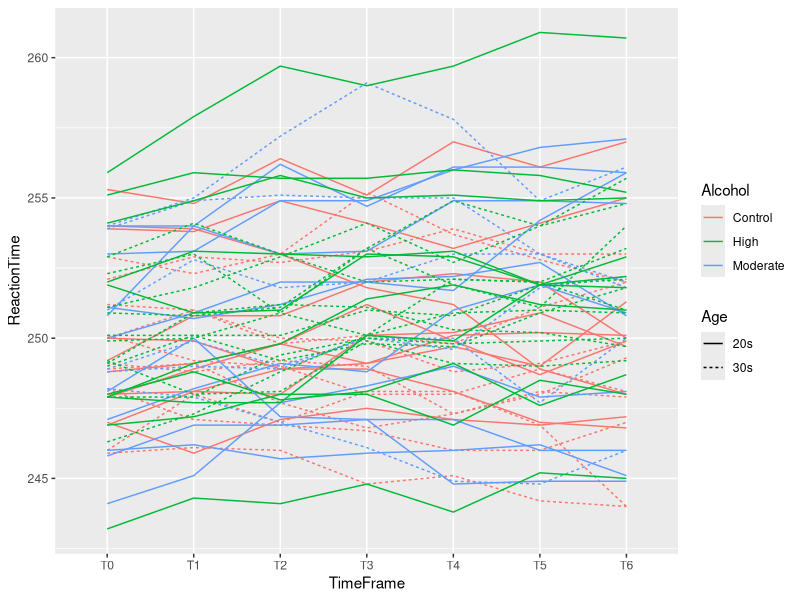
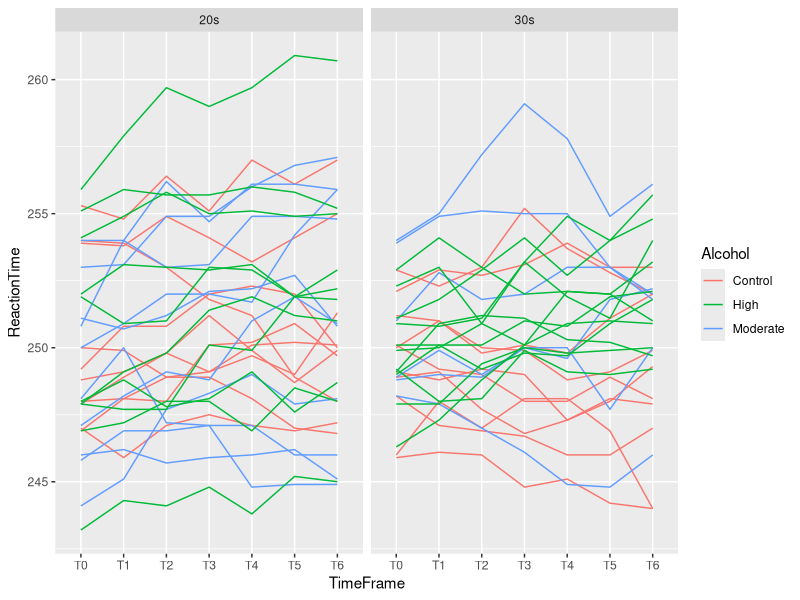
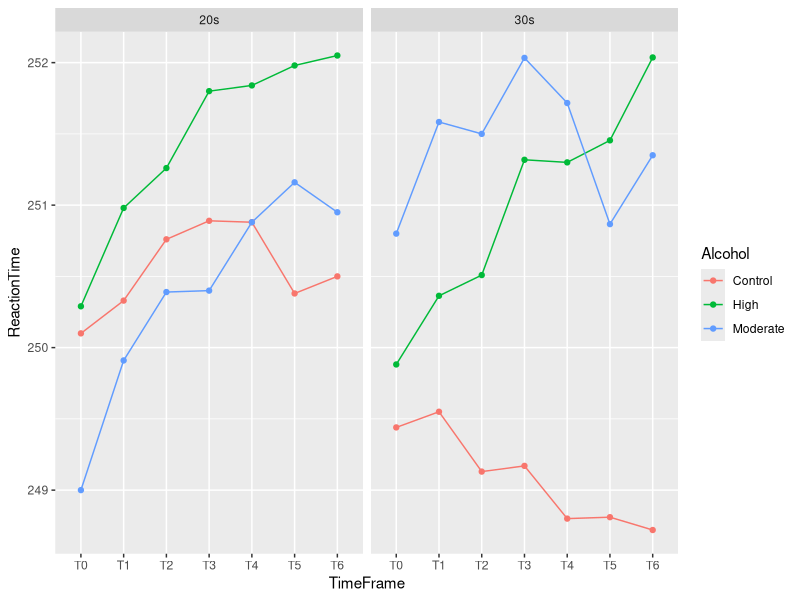
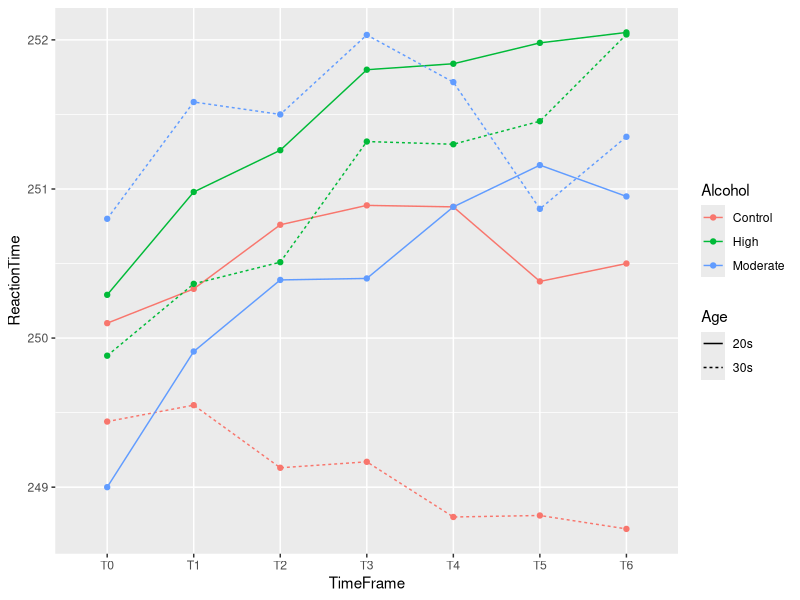

Source code (R) for these figures, in order: (Note: this script raises an error after producing the figures.)
## ---- chunk 1
knitr::opts_chunk$set(echo = TRUE)
library(tidyverse)
library(knitr)
library(emmeans)
options(dplyr.summarise.inform=FALSE)
## ---- chunk 2
alcohol <- read.csv("alcoholReaction.csv")
head(alcohol)
## ---- chunk 3
head(alcohol %>% 
       mutate(Age = case_when(Age < 31 ~ "20s",
                              Age %in% 31:40 ~ "30s")))
## ---- chunk 4
alcohol <- alcohol %>% 
       mutate(Age = case_when(Age < 31 ~ "20s",
                              Age %in% 31:40 ~ "30s"))

head(alcohol)
## ---- chunk 5
alcohol.long<- alcohol %>%
  pivot_longer(c(T0,T1,T2,T3,T4,T5,T6), names_to="TimeFrame", values_to="ReactionTime")

## ---- chunk 6
# peek at the pivoted data structure
# head(alcohol.long, n=12)
head(alcohol.long, n=12)
## ---- chunk 7
alcohol.long <- alcohol.long %>%
  mutate(Subject=as.factor(Subject),
         Alcohol=factor(Alcohol, labels=c("Control",
                                          "High",
                                          "Moderate")))

head(alcohol.long)
## ---- chunk 8
ggplot(alcohol.long) +
    geom_line(aes(x=TimeFrame, y=ReactionTime, color=Alcohol, linetype=Age, group=Subject)) 
## ---- chunk 9
ggplot(alcohol.long) +
    geom_line(aes(x=TimeFrame, y=ReactionTime, color=Alcohol, group=Subject)) +
  facet_wrap(~Age)
## ---- chunk 10
ggplot(alcohol.long, aes(x=TimeFrame, y=ReactionTime, group=Alcohol, color=Alcohol)) +
  stat_summary(fun=mean, geom="line") +
  stat_summary(fun=mean, geom="point") +
  facet_wrap(~Age)

## ---- chunk 11
ggplot(alcohol.long, aes(x=TimeFrame, y=ReactionTime, linetype=Age, color=Alcohol, group=interaction(Age, Alcohol))) +
  stat_summary(fun=mean, geom="line") +
  stat_summary(fun=mean, geom="point") 
## ---- chunk 12
fit <- aov(ReactionTime ~ Age*Alcohol*TimeFrame + Error(Subject/TimeFrame), data=alcohol.long)
## ---- chunk 13
summary(fit)
## ---- chunk 14
alcohol.mc <- emmeans(fit, pairwise ~ Alcohol | TimeFrame)

alcohol.mc$contrast
## ---- chunk 15
alcohol.summary <- alcohol.long %>%
  group_by(Alcohol, TimeFrame) %>%
  summarise(Mean = mean(ReactionTime),
            SE = sd(ReactionTime)/sqrt(length(ReactionTime)))

ggplot(alcohol.summary, aes(x=TimeFrame, y=Mean, colour=Alcohol)) + 
  geom_errorbar(aes(ymin=Mean-SE, ymax=Mean+SE), width=.1, position=position_dodge(0.3)) +
  geom_line(aes(group=Alcohol), position=position_dodge(0.3)) +
  geom_point(position=position_dodge(0.3)) +
  xlab("Time Frame") +
  ylab("Reaction Time") +
  ggtitle("Mean Reaction Time (with Standard Error bars)")
